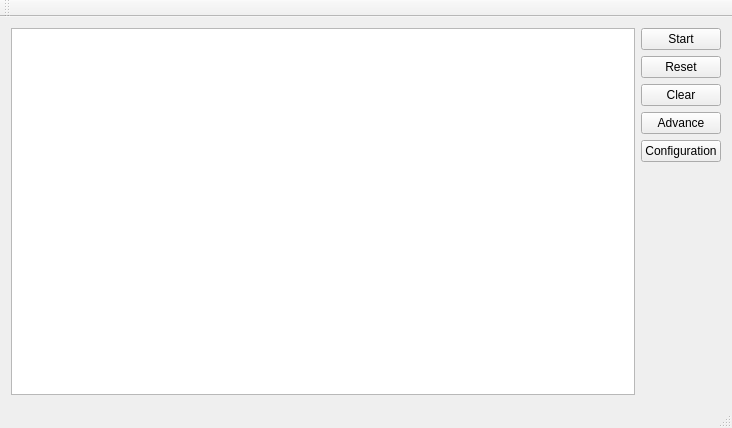
<?xml version="1.0" encoding="UTF-8"?>
<ui version="4.0">
 <class>cellSimMW</class>
 <widget class="QMainWindow" name="cellSimMW">
  <property name="geometry">
   <rect>
    <x>0</x>
    <y>0</y>
    <width>732</width>
    <height>428</height>
   </rect>
  </property>
  <property name="windowTitle">
   <string>CellSimMW</string>
  </property>
  <widget class="QWidget" name="centralWidget">
   <layout class="QGridLayout" name="gridLayout">
    <item row="0" column="2">
     <widget class="QGraphicsView" name="worldView">
      <property name="verticalScrollBarPolicy">
       <enum>Qt::ScrollBarAsNeeded</enum>
      </property>
      <property name="horizontalScrollBarPolicy">
       <enum>Qt::ScrollBarAsNeeded</enum>
      </property>
      <property name="sizeAdjustPolicy">
       <enum>QAbstractScrollArea::AdjustIgnored</enum>
      </property>
      <property name="transformationAnchor">
       <enum>QGraphicsView::NoAnchor</enum>
      </property>
      <property name="resizeAnchor">
       <enum>QGraphicsView::NoAnchor</enum>
      </property>
     </widget>
    </item>
    <item row="0" column="3">
     <layout class="QVBoxLayout" name="verticalLayout">
      <property name="leftMargin">
       <number>0</number>
      </property>
      <item>
       <widget class="QPushButton" name="StartStop">
        <property name="text">
         <string>Start</string>
        </property>
       </widget>
      </item>
      <item>
       <widget class="QPushButton" name="resetButton">
        <property name="text">
         <string>Reset</string>
        </property>
       </widget>
      </item>
      <item>
       <widget class="QPushButton" name="clearButton">
        <property name="text">
         <string>Clear</string>
        </property>
       </widget>
      </item>
      <item>
       <widget class="QPushButton" name="advanceButton">
        <property name="text">
         <string>Advance</string>
        </property>
       </widget>
      </item>
      <item>
       <widget class="QPushButton" name="configButton">
        <property name="text">
         <string>Configuration</string>
        </property>
       </widget>
      </item>
      <item>
       <spacer name="verticalSpacer">
        <property name="orientation">
         <enum>Qt::Vertical</enum>
        </property>
        <property name="sizeHint" stdset="0">
         <size>
          <width>20</width>
          <height>40</height>
         </size>
        </property>
       </spacer>
      </item>
     </layout>
    </item>
   </layout>
  </widget>
  <widget class="QMenuBar" name="menuBar">
   <property name="geometry">
    <rect>
     <x>0</x>
     <y>0</y>
     <width>732</width>
     <height>23</height>
    </rect>
   </property>
  </widget>
  <widget class="QToolBar" name="mainToolBar">
   <attribute name="toolBarArea">
    <enum>TopToolBarArea</enum>
   </attribute>
   <attribute name="toolBarBreak">
    <bool>false</bool>
   </attribute>
  </widget>
  <widget class="QStatusBar" name="statusBar"/>
 </widget>
 <layoutdefault spacing="6" margin="11"/>
 <resources/>
 <connections/>
</ui>
